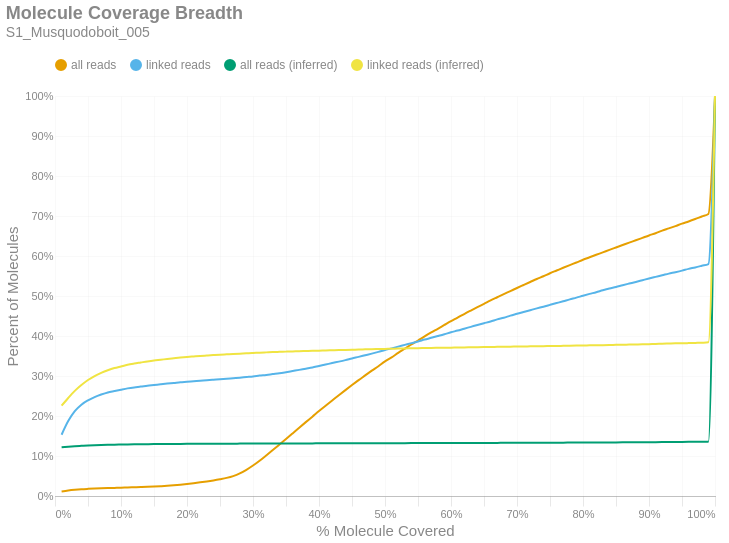

Notebook code for this chart:
### Markdown cell above
### Molecule Read Coverage
This chart shows molecule coverage breadth as computed by the number of bases aligned to that molecule. In other words, "*how much of each unique long molecule is actually sequenced/aligned?*" Keep in mind there is a distinction between sequences and alignments, since some sequences belonging to a particular molecule may not align well and wouldn't appear in the alignment data. This chart also shows molecule coverage breadth as computed by the *inferred fragment* from which the aligned sequences originate. Unlike read coverage, this calculation takes into account the total insert size, including unsequenced gaps between the forward and reverse reads. Like the previous figures, these are cumulative percents.

### Code cell
if SKIPLR:
    print_html(f"Skipped")
else:
    binned_df = consolidated_hist(valids['coverage_bp'], mask, 0.01, True)
    binned_df_inf = consolidated_hist(valids['coverage_inserts'], mask, 0.01, True)
    binned_df = binned_df.with_columns(pl.lit(binned_df_inf['all reads (cumsum)']).alias('all reads (inferred)'))
    binned_df = binned_df.with_columns(pl.lit(binned_df_inf['linked reads (cumsum)']).alias('linked reads (inferred)'))
    binned_df = binned_df.with_columns(
        (pl.col('bin').cast(pl.Float64) + 0.01).alias('right_edge')
    )

    with SafeRender(binned_df):
        (
            density_plot(binned_df, 'Molecule Coverage Breadth', samplename, 'molcov', ['all reads (inferred)','linked reads (inferred)'])
            .encode(
                #x=alt.X('bin:Q', title="% Molecule Covered").axis(format = '%').scale(padding=0),
                x=alt.X('right_edge:Q', title="% Molecule Covered").axis(format='%').scale(padding=0),
                y=alt.Y('value:Q', title='Percent of Molecules')
                    .axis(format='%')
                    .stack(False)
                    .scale(domainMin=0, padding=0),
                color=alt.Color("key:N").scale(domain = ["all reads", "linked reads", "all reads (inferred)", "linked reads (inferred)"]),
                tooltip = [
                    alt.Tooltip("key:N", title = "Data Type"),
                    alt.Tooltip("range_label:N", title="% Molecule Covered"),
                    alt.Tooltip("value:Q", format = ".2%", title="% Molecules")
                ]
            )
        ).display()

### Figure 1 — Vega-Lite specification as saved in the notebook (floating-point values rounded to 4 significant figures)
{"width": "container", "height": 400, "config": {"title": {"anchor": "start", "dy": -15, "fontSize": 18, "color": "#888888", "subtitleColor": "#888888", "subtitleFontSize": 14}, "arc": {"fill": "#0072B2"}, "axis": {"domainColor": "#888888", "domainWidth": 0.5, "gridWidth": 0.2, "grid": false, "titleFontWeight": 400, "titleFontSize": 15, "labelFontSize": 11, "labelColor": "#888888", "tickColor": "#888888", "tickWidth": 0.2, "titleColor": "#888888"}, "axisBand": {"grid": false}, "axisX": {"grid": true, "tickSize": 10, "domainCap": "round"}, "axisY": {"domain": false, "grid": true, "tickSize": 0, "domainCap": "round"}, "background": "transparent", "header": {"labelFontSize": 15, "labelColor": "#888888", "titleFontSize": 15, "titleFontWeight": 600, "titleColor": "#888888"}, "legend": {"labelFont": "sans-serif", "labelFontSize": 12, "labelColor": "#888888", "symbolSize": 100, "symbolType": "circle", "titleFontSize": 12, "titlePadding": 10, "titleColor": "#888888", "title": null, "orient": "top"}, "range": {"category": ["#E69F00", "#56B4E9", "#009E73", "#F0E442", "#0072B2", "#D55E00", "#CC79A7", "#000000"], "diverging": ["#cfe8f3", "#a2d4ec", "#73bfe2", "#46abdb", "#1696d2", "#12719e"]}, "area": {"fill": "#0072B2", "fillOpacity": 0.7, "line": true, "strokeOpacity": 0.7}, "line": {"color": "#0072B2", "stroke": "#0072B2", "strokeWidth": 2}, "trail": {"color": "#0072B2", "stroke": "#0072B2", "strokeWidth": 0, "size": 1}, "point": {"filled": true, "fillOpacity": 1.0, "size": 95}, "text": {"color": "#888888", "fontSize": 11, "align": "right", "fontWeight": 400, "size": 11}, "bar": {"fill": "#0072B2", "stroke": null}, "view": {"stroke": null, "continuousWidth": 660, "continuousHeight": 400}}, "data": {"name": "data-b8821f07ab6a27062ccd7ed0d0ba1035"}, "mark": {"type": "line", "interpolate": "monotone", "point": {"opacity": 0, "size": 275}}, "encoding": {"color": {"field": "key", "scale": {"domain": ["all reads", "linked reads", "all reads (inferred)", "linked reads (inferred)"]}, "type": "nominal"}, "tooltip": [{"field": "key", "title": "Data Type", "type": "nominal"}, {"field": "range_label", "title": "% Molecule Covered", "type": "nominal"}, {"field": "value", "format": ".2%", "title": "% Molecules", "type": "quantitative"}], "x": {"axis": {"format": "%"}, "field": "right_edge", "scale": {"padding": 0}, "title": "% Molecule Covered", "type": "quantitative"}, "y": {"axis": {"format": "%"}, "field": "value", "scale": {"domainMin": 0, "padding": 0}, "stack": false, "title": "Percent of Molecules", "type": "quantitative"}}, "params": [{"name": "param_c36ac31b6afebe62", "select": {"type": "point", "fields": ["key"]}, "bind": "legend"}], "title": {"text": "Molecule Coverage Breadth", "subtitle": "S1_Musquodoboit_005"}, "transform": [{"fold": ["all reads (cumsum)", "linked reads (cumsum)", "all reads (inferred)", "linked reads (inferred)"]}, {"calculate": "replace(datum.key, ' (cumsum)', '')", "as": "key"}, {"filter": {"param": "param_c36ac31b6afebe62"}}], "usermeta": {"embedOptions": {"downloadFileName": "S1_Musquodoboit_005.molcov"}}, "$schema": "https://vega.github.io/schema/vega-lite/v6.1.0.json", "datasets": {"data-b8821f07ab6a27062ccd7ed0d0ba1035": [{"bin": "0.0", "interval": "0.0-0.01", "all reads": 0.01125, "linked reads": 0.1531, "all reads (cumsum)": 0.01125, "linked reads (cumsum)": 0.1531, "range_label": "0.0-0.01", "all reads (inferred)": 0.1219, "linked reads (inferred)": 0.2258, "right_edge": 0.01}, {"bin": "0.01", "interval": "0.01-0.02", "all reads": 0.002463, "linked reads": 0.03411, "all reads (cumsum)": 0.01371, "linked reads (cumsum)": 0.1872, "range_label": "0.01-0.02", "all reads (inferred)": 0.1232, "linked reads (inferred)": 0.2451, "right_edge": 0.02}, {"bin": "0.02", "interval": "0.02-0.03", "all reads": 0.001828, "linked reads": 0.02485, "all reads (cumsum)": 0.01554, "linked reads (cumsum)": 0.2121, "range_label": "0.02-0.03", "all reads (inferred)": 0.1244, "linked reads (inferred)": 0.2628, "right_edge": 0.03}, {"bin": "0.03", "interval": "0.03-0.04", "all reads": 0.00136, "linked reads": 0.01621, "all reads (cumsum)": 0.0169, "linked reads (cumsum)": 0.2283, "range_label": "0.03-0.04", "all reads (inferred)": 0.1254, "linked reads (inferred)": 0.2773, "right_edge": 0.04}, {"bin": "0.04", "interval": "0.04-0.05", "all reads": 0.0009325, "linked reads": 0.01078, "all reads (cumsum)": 0.01783, "linked reads (cumsum)": 0.2391, "range_label": "0.04-0.05", "all reads (inferred)": 0.1264, "linked reads (inferred)": 0.29, "right_edge": 0.05}, {"bin": "0.05", "interval": "0.05-0.06", "all reads": 0.0007597, "linked reads": 0.008182, "all reads (cumsum)": 0.01859, "linked reads (cumsum)": 0.2472, "range_label": "0.05-0.06", "all reads (inferred)": 0.1271, "linked reads (inferred)": 0.3, "right_edge": 0.06}, {"bin": "0.06", "interval": "0.06-0.07", "all reads": 0.0006311, "linked reads": 0.006373, "all reads (cumsum)": 0.01922, "linked reads (cumsum)": 0.2536, "range_label": "0.06-0.07", "all reads (inferred)": 0.1276, "linked reads (inferred)": 0.3078, "right_edge": 0.07}, {"bin": "0.07", "interval": "0.07-0.08", "all reads": 0.0005788, "linked reads": 0.005287, "all reads (cumsum)": 0.0198, "linked reads (cumsum)": 0.2589, "range_label": "0.07-0.08", "all reads (inferred)": 0.128, "linked reads (inferred)": 0.3144, "right_edge": 0.08}, {"bin": "0.08", "interval": "0.08-0.09", "all reads": 0.0004864, "linked reads": 0.00354, "all reads (cumsum)": 0.02029, "linked reads (cumsum)": 0.2624, "range_label": "0.08-0.09", "all reads (inferred)": 0.1284, "linked reads (inferred)": 0.3198, "right_edge": 0.09}, {"bin": "0.09", "interval": "0.09-0.1", "all reads": 0.0004823, "linked reads": 0.00343, "all reads (cumsum)": 0.02077, "linked reads (cumsum)": 0.2659, "range_label": "0.09-0.1", "all reads (inferred)": 0.1287, "linked reads (inferred)": 0.3239, "right_edge": 0.1}, {"bin": "0.1", "interval": "0.1-0.11", "all reads": 0.0005366, "linked reads": 0.003194, "all reads (cumsum)": 0.02131, "linked reads (cumsum)": 0.2691, "range_label": "0.1-0.11", "all reads (inferred)": 0.129, "linked reads (inferred)": 0.3279, "right_edge": 0.11}, {"bin": "0.11", "interval": "0.11-0.12", "all reads": 0.0005085, "linked reads": 0.00247, "all reads (cumsum)": 0.02182, "linked reads (cumsum)": 0.2715, "range_label": "0.11-0.12", "all reads (inferred)": 0.1292, "linked reads (inferred)": 0.331, "right_edge": 0.12}, {"bin": "0.12", "interval": "0.12-0.13", "all reads": 0.0005145, "linked reads": 0.001935, "all reads (cumsum)": 0.02233, "linked reads (cumsum)": 0.2735, "range_label": "0.12-0.13", "all reads (inferred)": 0.1294, "linked reads (inferred)": 0.3338, "right_edge": 0.13}, {"bin": "0.13", "interval": "0.13-0.14", "all reads": 0.0005607, "linked reads": 0.002203, "all reads (cumsum)": 0.02289, "linked reads (cumsum)": 0.2757, "range_label": "0.13-0.14", "all reads (inferred)": 0.1296, "linked reads (inferred)": 0.3365, "right_edge": 0.14}, {"bin": "0.14", "interval": "0.14-0.15", "all reads": 0.0006853, "linked reads": 0.001747, "all reads (cumsum)": 0.02358, "linked reads (cumsum)": 0.2774, "range_label": "0.14-0.15", "all reads (inferred)": 0.1297, "linked reads (inferred)": 0.3389, "right_edge": 0.15}, {"bin": "0.15", "interval": "0.15-0.16", "all reads": 0.0009004, "linked reads": 0.001809, "all reads (cumsum)": 0.02448, "linked reads (cumsum)": 0.2792, "range_label": "0.15-0.16", "all reads (inferred)": 0.1298, "linked reads (inferred)": 0.3407, "right_edge": 0.16}, {"bin": "0.16", "interval": "0.16-0.17", "all reads": 0.001012, "linked reads": 0.001731, "all reads (cumsum)": 0.02549, "linked reads (cumsum)": 0.281, "range_label": "0.16-0.17", "all reads (inferred)": 0.13, "linked reads (inferred)": 0.3425, "right_edge": 0.17}, {"bin": "0.17", "interval": "0.17-0.18", "all reads": 0.001304, "linked reads": 0.001558, "all reads (cumsum)": 0.02679, "linked reads (cumsum)": 0.2825, "range_label": "0.17-0.18", "all reads (inferred)": 0.1301, "linked reads (inferred)": 0.3443, "right_edge": 0.18}, {"bin": "0.18", "interval": "0.18-0.19", "all reads": 0.001564, "linked reads": 0.001668, "all reads (cumsum)": 0.02836, "linked reads (cumsum)": 0.2842, "range_label": "0.18-0.19", "all reads (inferred)": 0.1302, "linked reads (inferred)": 0.346, "right_edge": 0.19}, {"bin": "0.19", "interval": "0.19-0.2", "all reads": 0.001702, "linked reads": 0.001196, "all reads (cumsum)": 0.03006, "linked reads (cumsum)": 0.2854, "range_label": "0.19-0.2", "all reads (inferred)": 0.1303, "linked reads (inferred)": 0.3475, "right_edge": 0.2}, {"bin": "0.2", "interval": "0.2-0.21", "all reads": 0.001874, "linked reads": 0.001322, "all reads (cumsum)": 0.03193, "linked reads (cumsum)": 0.2867, "range_label": "0.2-0.21", "all reads (inferred)": 0.1304, "linked reads (inferred)": 0.3489, "right_edge": 0.21}, {"bin": "0.21", "interval": "0.21-0.22", "all reads": 0.002155, "linked reads": 0.001275, "all reads (cumsum)": 0.03409, "linked reads (cumsum)": 0.288, "range_label": "0.21-0.22", "all reads (inferred)": 0.1305, "linked reads (inferred)": 0.3502, "right_edge": 0.22}, {"bin": "0.22", "interval": "0.22-0.23", "all reads": 0.002314, "linked reads": 0.001369, "all reads (cumsum)": 0.0364, "linked reads (cumsum)": 0.2893, "range_label": "0.22-0.23", "all reads (inferred)": 0.1306, "linked reads (inferred)": 0.3512, "right_edge": 0.23}, {"bin": "0.23", "interval": "0.23-0.24", "all reads": 0.002615, "linked reads": 0.00118, "all reads (cumsum)": 0.03902, "linked reads (cumsum)": 0.2905, "range_label": "0.23-0.24", "all reads (inferred)": 0.1307, "linked reads (inferred)": 0.3523, "right_edge": 0.24}, {"bin": "0.24", "interval": "0.24-0.25", "all reads": 0.002944, "linked reads": 0.001117, "all reads (cumsum)": 0.04196, "linked reads (cumsum)": 0.2916, "range_label": "0.24-0.25", "all reads (inferred)": 0.1307, "linked reads (inferred)": 0.3533, "right_edge": 0.25}, {"bin": "0.25", "interval": "0.25-0.26", "all reads": 0.003301, "linked reads": 0.00129, "all reads (cumsum)": 0.04526, "linked reads (cumsum)": 0.2929, "range_label": "0.25-0.26", "all reads (inferred)": 0.1308, "linked reads (inferred)": 0.3541, "right_edge": 0.26}, {"bin": "0.26", "interval": "0.26-0.27", "all reads": 0.004528, "linked reads": 0.001448, "all reads (cumsum)": 0.04979, "linked reads (cumsum)": 0.2944, "range_label": "0.26-0.27", "all reads (inferred)": 0.1309, "linked reads (inferred)": 0.3549, "right_edge": 0.27}, {"bin": "0.27", "interval": "0.27-0.28", "all reads": 0.00665, "linked reads": 0.001385, "all reads (cumsum)": 0.05644, "linked reads (cumsum)": 0.2958, "range_label": "0.27-0.28", "all reads (inferred)": 0.1309, "linked reads (inferred)": 0.3558, "right_edge": 0.28}, {"bin": "0.28", "interval": "0.28-0.29", "all reads": 0.009003, "linked reads": 0.001589, "all reads (cumsum)": 0.06544, "linked reads (cumsum)": 0.2974, "range_label": "0.28-0.29", "all reads (inferred)": 0.131, "linked reads (inferred)": 0.3569, "right_edge": 0.29}, {"bin": "0.29", "interval": "0.29-0.3", "all reads": 0.01075, "linked reads": 0.001511, "all reads (cumsum)": 0.07619, "linked reads (cumsum)": 0.2989, "range_label": "0.29-0.3", "all reads (inferred)": 0.1311, "linked reads (inferred)": 0.3577, "right_edge": 0.3}, {"bin": "0.3", "interval": "0.3-0.31", "all reads": 0.01202, "linked reads": 0.002093, "all reads (cumsum)": 0.08822, "linked reads (cumsum)": 0.301, "range_label": "0.3-0.31", "all reads (inferred)": 0.1311, "linked reads (inferred)": 0.3583, "right_edge": 0.31}, {"bin": "0.31", "interval": "0.31-0.32", "all reads": 0.01308, "linked reads": 0.001747, "all reads (cumsum)": 0.1013, "linked reads (cumsum)": 0.3027, "range_label": "0.31-0.32", "all reads (inferred)": 0.1312, "linked reads (inferred)": 0.3591, "right_edge": 0.32}, {"bin": "0.32", "interval": "0.32-0.33", "all reads": 0.01348, "linked reads": 0.002046, "all reads (cumsum)": 0.1148, "linked reads (cumsum)": 0.3047, "range_label": "0.32-0.33", "all reads (inferred)": 0.1313, "linked reads (inferred)": 0.3599, "right_edge": 0.33}, {"bin": "0.33", "interval": "0.33-0.34", "all reads": 0.01374, "linked reads": 0.001983, "all reads (cumsum)": 0.1285, "linked reads (cumsum)": 0.3067, "range_label": "0.33-0.34", "all reads (inferred)": 0.1313, "linked reads (inferred)": 0.3604, "right_edge": 0.34}, {"bin": "0.34", "interval": "0.34-0.35", "all reads": 0.01386, "linked reads": 0.002722, "all reads (cumsum)": 0.1424, "linked reads (cumsum)": 0.3095, "range_label": "0.34-0.35", "all reads (inferred)": 0.1314, "linked reads (inferred)": 0.3609, "right_edge": 0.35}, {"bin": "0.35", "interval": "0.35-0.36", "all reads": 0.01412, "linked reads": 0.002942, "all reads (cumsum)": 0.1565, "linked reads (cumsum)": 0.3124, "range_label": "0.35-0.36", "all reads (inferred)": 0.1314, "linked reads (inferred)": 0.3615, "right_edge": 0.36}, {"bin": "0.36", "interval": "0.36-0.37", "all reads": 0.01423, "linked reads": 0.002927, "all reads (cumsum)": 0.1707, "linked reads (cumsum)": 0.3153, "range_label": "0.36-0.37", "all reads (inferred)": 0.1315, "linked reads (inferred)": 0.3621, "right_edge": 0.37}, {"bin": "0.37", "interval": "0.37-0.38", "all reads": 0.01393, "linked reads": 0.003005, "all reads (cumsum)": 0.1847, "linked reads (cumsum)": 0.3183, "range_label": "0.37-0.38", "all reads (inferred)": 0.1315, "linked reads (inferred)": 0.3626, "right_edge": 0.38}, {"bin": "0.38", "interval": "0.38-0.39", "all reads": 0.01369, "linked reads": 0.002942, "all reads (cumsum)": 0.1984, "linked reads (cumsum)": 0.3213, "range_label": "0.38-0.39", "all reads (inferred)": 0.1315, "linked reads (inferred)": 0.3631, "right_edge": 0.39}, {"bin": "0.39", "interval": "0.39-0.4", "all reads": 0.01395, "linked reads": 0.003745, "all reads (cumsum)": 0.2123, "linked reads (cumsum)": 0.325, "range_label": "0.39-0.4", "all reads (inferred)": 0.1316, "linked reads (inferred)": 0.3634, "right_edge": 0.4}, {"bin": "0.4", "interval": "0.4-0.41", "all reads": 0.01321, "linked reads": 0.003619, "all reads (cumsum)": 0.2255, "linked reads (cumsum)": 0.3286, "range_label": "0.4-0.41", "all reads (inferred)": 0.1316, "linked reads (inferred)": 0.364, "right_edge": 0.41}, {"bin": "0.41", "interval": "0.41-0.42", "all reads": 0.0132, "linked reads": 0.003792, "all reads (cumsum)": 0.2387, "linked reads (cumsum)": 0.3324, "range_label": "0.41-0.42", "all reads (inferred)": 0.1317, "linked reads (inferred)": 0.3644, "right_edge": 0.42}, {"bin": "0.42", "interval": "0.42-0.43", "all reads": 0.01319, "linked reads": 0.003477, "all reads (cumsum)": 0.2519, "linked reads (cumsum)": 0.3359, "range_label": "0.42-0.43", "all reads (inferred)": 0.1317, "linked reads (inferred)": 0.3648, "right_edge": 0.43}, {"bin": "0.43", "interval": "0.43-0.44", "all reads": 0.01282, "linked reads": 0.003776, "all reads (cumsum)": 0.2647, "linked reads (cumsum)": 0.3397, "range_label": "0.43-0.44", "all reads (inferred)": 0.1318, "linked reads (inferred)": 0.3652, "right_edge": 0.44}, {"bin": "0.44", "interval": "0.44-0.45", "all reads": 0.0126, "linked reads": 0.004296, "all reads (cumsum)": 0.2773, "linked reads (cumsum)": 0.344, "range_label": "0.44-0.45", "all reads (inferred)": 0.1318, "linked reads (inferred)": 0.3656, "right_edge": 0.45}, {"bin": "0.45", "interval": "0.45-0.46", "all reads": 0.01232, "linked reads": 0.003886, "all reads (cumsum)": 0.2896, "linked reads (cumsum)": 0.3479, "range_label": "0.45-0.46", "all reads (inferred)": 0.1319, "linked reads (inferred)": 0.3662, "right_edge": 0.46}, {"bin": "0.46", "interval": "0.46-0.47", "all reads": 0.01177, "linked reads": 0.004075, "all reads (cumsum)": 0.3014, "linked reads (cumsum)": 0.3519, "range_label": "0.46-0.47", "all reads (inferred)": 0.1319, "linked reads (inferred)": 0.3666, "right_edge": 0.47}, {"bin": "0.47", "interval": "0.47-0.48", "all reads": 0.01186, "linked reads": 0.00406, "all reads (cumsum)": 0.3133, "linked reads (cumsum)": 0.356, "range_label": "0.47-0.48", "all reads (inferred)": 0.1319, "linked reads (inferred)": 0.3671, "right_edge": 0.48}, {"bin": "0.48", "interval": "0.48-0.49", "all reads": 0.01109, "linked reads": 0.004296, "all reads (cumsum)": 0.3244, "linked reads (cumsum)": 0.3603, "range_label": "0.48-0.49", "all reads (inferred)": 0.132, "linked reads (inferred)": 0.3674, "right_edge": 0.49}, {"bin": "0.49", "interval": "0.49-0.5", "all reads": 0.01222, "linked reads": 0.004595, "all reads (cumsum)": 0.3366, "linked reads (cumsum)": 0.3649, "range_label": "0.49-0.5", "all reads (inferred)": 0.132, "linked reads (inferred)": 0.3678, "right_edge": 0.5}, {"bin": "0.5", "interval": "0.5-0.51", "all reads": 0.01006, "linked reads": 0.00417, "all reads (cumsum)": 0.3466, "linked reads (cumsum)": 0.3691, "range_label": "0.5-0.51", "all reads (inferred)": 0.1321, "linked reads (inferred)": 0.3682, "right_edge": 0.51}, {"bin": "0.51", "interval": "0.51-0.52", "all reads": 0.01117, "linked reads": 0.004453, "all reads (cumsum)": 0.3578, "linked reads (cumsum)": 0.3735, "range_label": "0.51-0.52", "all reads (inferred)": 0.1321, "linked reads (inferred)": 0.3685, "right_edge": 0.52}, {"bin": "0.52", "interval": "0.52-0.53", "all reads": 0.01043, "linked reads": 0.004343, "all reads (cumsum)": 0.3682, "linked reads (cumsum)": 0.3779, "range_label": "0.52-0.53", "all reads (inferred)": 0.1321, "linked reads (inferred)": 0.3689, "right_edge": 0.53}, {"bin": "0.53", "interval": "0.53-0.54", "all reads": 0.01048, "linked reads": 0.004358, "all reads (cumsum)": 0.3787, "linked reads (cumsum)": 0.3822, "range_label": "0.53-0.54", "all reads (inferred)": 0.1322, "linked reads (inferred)": 0.3692, "right_edge": 0.54}, {"bin": "0.54", "interval": "0.54-0.55", "all reads": 0.01, "linked reads": 0.00417, "all reads (cumsum)": 0.3887, "linked reads (cumsum)": 0.3864, "range_label": "0.54-0.55", "all reads (inferred)": 0.1322, "linked reads (inferred)": 0.3696, "right_edge": 0.55}, {"bin": "0.55", "interval": "0.55-0.56", "all reads": 0.01032, "linked reads": 0.004689, "all reads (cumsum)": 0.399, "linked reads (cumsum)": 0.3911, "range_label": "0.55-0.56", "all reads (inferred)": 0.1323, "linked reads (inferred)": 0.3699, "right_edge": 0.56}, {"bin": "0.56", "interval": "0.56-0.57", "all reads": 0.009742, "linked reads": 0.004358, "all reads (cumsum)": 0.4088, "linked reads (cumsum)": 0.3954, "range_label": "0.56-0.57", "all reads (inferred)": 0.1323, "linked reads (inferred)": 0.3703, "right_edge": 0.57}, {"bin": "0.57", "interval": "0.57-0.58", "all reads": 0.009291, "linked reads": 0.004374, "all reads (cumsum)": 0.4181, "linked reads (cumsum)": 0.3998, "range_label": "0.57-0.58", "all reads (inferred)": 0.1324, "linked reads (inferred)": 0.3705, "right_edge": 0.58}, {"bin": "0.58", "interval": "0.58-0.59", "all reads": 0.009503, "linked reads": 0.004547, "all reads (cumsum)": 0.4276, "linked reads (cumsum)": 0.4043, "range_label": "0.58-0.59", "all reads (inferred)": 0.1324, "linked reads (inferred)": 0.3708, "right_edge": 0.59}, {"bin": "0.59", "interval": "0.59-0.6", "all reads": 0.009426, "linked reads": 0.005035, "all reads (cumsum)": 0.437, "linked reads (cumsum)": 0.4094, "range_label": "0.59-0.6", "all reads (inferred)": 0.1325, "linked reads (inferred)": 0.3709, "right_edge": 0.6}, {"bin": "0.6", "interval": "0.6-0.61", "all reads": 0.008848, "linked reads": 0.004154, "all reads (cumsum)": 0.4459, "linked reads (cumsum)": 0.4135, "range_label": "0.6-0.61", "all reads (inferred)": 0.1325, "linked reads (inferred)": 0.3712, "right_edge": 0.61}, {"bin": "0.61", "interval": "0.61-0.62", "all reads": 0.009124, "linked reads": 0.004752, "all reads (cumsum)": 0.455, "linked reads (cumsum)": 0.4183, "range_label": "0.61-0.62", "all reads (inferred)": 0.1325, "linked reads (inferred)": 0.3714, "right_edge": 0.62}, {"bin": "0.62", "interval": "0.62-0.63", "all reads": 0.008641, "linked reads": 0.004595, "all reads (cumsum)": 0.4636, "linked reads (cumsum)": 0.4229, "range_label": "0.62-0.63", "all reads (inferred)": 0.1326, "linked reads (inferred)": 0.3717, "right_edge": 0.63}, {"bin": "0.63", "interval": "0.63-0.64", "all reads": 0.008451, "linked reads": 0.004673, "all reads (cumsum)": 0.4721, "linked reads (cumsum)": 0.4276, "range_label": "0.63-0.64", "all reads (inferred)": 0.1326, "linked reads (inferred)": 0.372, "right_edge": 0.64}, {"bin": "0.64", "interval": "0.64-0.65", "all reads": 0.008309, "linked reads": 0.004406, "all reads (cumsum)": 0.4804, "linked reads (cumsum)": 0.432, "range_label": "0.64-0.65", "all reads (inferred)": 0.1327, "linked reads (inferred)": 0.3723, "right_edge": 0.65}, {"bin": "0.65", "interval": "0.65-0.66", "all reads": 0.008497, "linked reads": 0.004374, "all reads (cumsum)": 0.4889, "linked reads (cumsum)": 0.4363, "range_label": "0.65-0.66", "all reads (inferred)": 0.1327, "linked reads (inferred)": 0.3725, "right_edge": 0.66}, {"bin": "0.66", "interval": "0.66-0.67", "all reads": 0.007935, "linked reads": 0.005255, "all reads (cumsum)": 0.4968, "linked reads (cumsum)": 0.4416, "range_label": "0.66-0.67", "all reads (inferred)": 0.1328, "linked reads (inferred)": 0.3729, "right_edge": 0.67}, {"bin": "0.67", "interval": "0.67-0.68", "all reads": 0.007867, "linked reads": 0.004233, "all reads (cumsum)": 0.5047, "linked reads (cumsum)": 0.4458, "range_label": "0.67-0.68", "all reads (inferred)": 0.1328, "linked reads (inferred)": 0.3731, "right_edge": 0.68}, {"bin": "0.68", "interval": "0.68-0.69", "all reads": 0.007638, "linked reads": 0.005129, "all reads (cumsum)": 0.5123, "linked reads (cumsum)": 0.451, "range_label": "0.68-0.69", "all reads (inferred)": 0.1329, "linked reads (inferred)": 0.3734, "right_edge": 0.69}, {"bin": "0.69", "interval": "0.69-0.7", "all reads": 0.00776, "linked reads": 0.004532, "all reads (cumsum)": 0.5201, "linked reads (cumsum)": 0.4555, "range_label": "0.69-0.7", "all reads (inferred)": 0.133, "linked reads (inferred)": 0.3736, "right_edge": 0.7}, {"bin": "0.7", "interval": "0.7-0.71", "all reads": 0.007475, "linked reads": 0.00461, "all reads (cumsum)": 0.5275, "linked reads (cumsum)": 0.4601, "range_label": "0.7-0.71", "all reads (inferred)": 0.133, "linked reads (inferred)": 0.3738, "right_edge": 0.71}, {"bin": "0.71", "interval": "0.71-0.72", "all reads": 0.007467, "linked reads": 0.004484, "all reads (cumsum)": 0.535, "linked reads (cumsum)": 0.4646, "range_label": "0.71-0.72", "all reads (inferred)": 0.1331, "linked reads (inferred)": 0.3741, "right_edge": 0.72}, {"bin": "0.72", "interval": "0.72-0.73", "all reads": 0.007451, "linked reads": 0.004469, "all reads (cumsum)": 0.5425, "linked reads (cumsum)": 0.469, "range_label": "0.72-0.73", "all reads (inferred)": 0.1331, "linked reads (inferred)": 0.3744, "right_edge": 0.73}, {"bin": "0.73", "interval": "0.73-0.74", "all reads": 0.006959, "linked reads": 0.004233, "all reads (cumsum)": 0.5494, "linked reads (cumsum)": 0.4733, "range_label": "0.73-0.74", "all reads (inferred)": 0.1332, "linked reads (inferred)": 0.3747, "right_edge": 0.74}, {"bin": "0.74", "interval": "0.74-0.75", "all reads": 0.00745, "linked reads": 0.0045, "all reads (cumsum)": 0.5569, "linked reads (cumsum)": 0.4778, "range_label": "0.74-0.75", "all reads (inferred)": 0.1332, "linked reads (inferred)": 0.3749, "right_edge": 0.75}, {"bin": "0.75", "interval": "0.75-0.76", "all reads": 0.006825, "linked reads": 0.004516, "all reads (cumsum)": 0.5637, "linked reads (cumsum)": 0.4823, "range_label": "0.75-0.76", "all reads (inferred)": 0.1333, "linked reads (inferred)": 0.3751, "right_edge": 0.76}, {"bin": "0.76", "interval": "0.76-0.77", "all reads": 0.006831, "linked reads": 0.004547, "all reads (cumsum)": 0.5705, "linked reads (cumsum)": 0.4868, "range_label": "0.76-0.77", "all reads (inferred)": 0.1334, "linked reads (inferred)": 0.3754, "right_edge": 0.77}, {"bin": "0.77", "interval": "0.77-0.78", "all reads": 0.00672, "linked reads": 0.00472, "all reads (cumsum)": 0.5773, "linked reads (cumsum)": 0.4916, "range_label": "0.77-0.78", "all reads (inferred)": 0.1335, "linked reads (inferred)": 0.3758, "right_edge": 0.78}, {"bin": "0.78", "interval": "0.78-0.79", "all reads": 0.006565, "linked reads": 0.004358, "all reads (cumsum)": 0.5838, "linked reads (cumsum)": 0.4959, "range_label": "0.78-0.79", "all reads (inferred)": 0.1335, "linked reads (inferred)": 0.376, "right_edge": 0.79}, {"bin": "0.79", "interval": "0.79-0.8", "all reads": 0.006827, "linked reads": 0.004768, "all reads (cumsum)": 0.5906, "linked reads (cumsum)": 0.5007, "range_label": "0.79-0.8", "all reads (inferred)": 0.1336, "linked reads (inferred)": 0.3763, "right_edge": 0.8}, {"bin": "0.8", "interval": "0.8-0.81", "all reads": 0.006108, "linked reads": 0.004532, "all reads (cumsum)": 0.5968, "linked reads (cumsum)": 0.5052, "range_label": "0.8-0.81", "all reads (inferred)": 0.1337, "linked reads (inferred)": 0.3766, "right_edge": 0.81}, {"bin": "0.81", "interval": "0.81-0.82", "all reads": 0.00624, "linked reads": 0.004311, "all reads (cumsum)": 0.603, "linked reads (cumsum)": 0.5095, "range_label": "0.81-0.82", "all reads (inferred)": 0.1338, "linked reads (inferred)": 0.3769, "right_edge": 0.82}, {"bin": "0.82", "interval": "0.82-0.83", "all reads": 0.006124, "linked reads": 0.004673, "all reads (cumsum)": 0.6091, "linked reads (cumsum)": 0.5142, "range_label": "0.82-0.83", "all reads (inferred)": 0.1338, "linked reads (inferred)": 0.3771, "right_edge": 0.83}, {"bin": "0.83", "interval": "0.83-0.84", "all reads": 0.006245, "linked reads": 0.004374, "all reads (cumsum)": 0.6154, "linked reads (cumsum)": 0.5186, "range_label": "0.83-0.84", "all reads (inferred)": 0.1339, "linked reads (inferred)": 0.3775, "right_edge": 0.84}, {"bin": "0.84", "interval": "0.84-0.85", "all reads": 0.006033, "linked reads": 0.003949, "all reads (cumsum)": 0.6214, "linked reads (cumsum)": 0.5225, "range_label": "0.84-0.85", "all reads (inferred)": 0.134, "linked reads (inferred)": 0.3779, "right_edge": 0.85}, {"bin": "0.85", "interval": "0.85-0.86", "all reads": 0.006004, "linked reads": 0.004374, "all reads (cumsum)": 0.6274, "linked reads (cumsum)": 0.5269, "range_label": "0.85-0.86", "all reads (inferred)": 0.1341, "linked reads (inferred)": 0.3783, "right_edge": 0.86}, {"bin": "0.86", "interval": "0.86-0.87", "all reads": 0.006119, "linked reads": 0.004154, "all reads (cumsum)": 0.6335, "linked reads (cumsum)": 0.5311, "range_label": "0.86-0.87", "all reads (inferred)": 0.1342, "linked reads (inferred)": 0.3785, "right_edge": 0.87}, {"bin": "0.87", "interval": "0.87-0.88", "all reads": 0.005835, "linked reads": 0.004091, "all reads (cumsum)": 0.6394, "linked reads (cumsum)": 0.5352, "range_label": "0.87-0.88", "all reads (inferred)": 0.1343, "linked reads (inferred)": 0.3788, "right_edge": 0.88}, {"bin": "0.88", "interval": "0.88-0.89", "all reads": 0.006004, "linked reads": 0.004343, "all reads (cumsum)": 0.6454, "linked reads (cumsum)": 0.5395, "range_label": "0.88-0.89", "all reads (inferred)": 0.1344, "linked reads (inferred)": 0.3792, "right_edge": 0.89}, {"bin": "0.89", "interval": "0.89-0.9", "all reads": 0.006021, "linked reads": 0.004343, "all reads (cumsum)": 0.6514, "linked reads (cumsum)": 0.5438, "range_label": "0.89-0.9", "all reads (inferred)": 0.1345, "linked reads (inferred)": 0.3797, "right_edge": 0.9}, {"bin": "0.9", "interval": "0.9-0.91", "all reads": 0.00565, "linked reads": 0.004028, "all reads (cumsum)": 0.657, "linked reads (cumsum)": 0.5479, "range_label": "0.9-0.91", "all reads (inferred)": 0.1347, "linked reads (inferred)": 0.3801, "right_edge": 0.91}, {"bin": "0.91", "interval": "0.91-0.92", "all reads": 0.006276, "linked reads": 0.003981, "all reads (cumsum)": 0.6633, "linked reads (cumsum)": 0.5518, "range_label": "0.91-0.92", "all reads (inferred)": 0.1348, "linked reads (inferred)": 0.3807, "right_edge": 0.92}, {"bin": "0.92", "interval": "0.92-0.93", "all reads": 0.005659, "linked reads": 0.004138, "all reads (cumsum)": 0.669, "linked reads (cumsum)": 0.556, "range_label": "0.92-0.93", "all reads (inferred)": 0.1349, "linked reads (inferred)": 0.3811, "right_edge": 0.93}, {"bin": "0.93", "interval": "0.93-0.94", "all reads": 0.005789, "linked reads": 0.003635, "all reads (cumsum)": 0.6748, "linked reads (cumsum)": 0.5596, "range_label": "0.93-0.94", "all reads (inferred)": 0.1351, "linked reads (inferred)": 0.3816, "right_edge": 0.94}, {"bin": "0.94", "interval": "0.94-0.95", "all reads": 0.006298, "linked reads": 0.003886, "all reads (cumsum)": 0.6811, "linked reads (cumsum)": 0.5635, "range_label": "0.94-0.95", "all reads (inferred)": 0.1352, "linked reads (inferred)": 0.3818, "right_edge": 0.95}, {"bin": "0.95", "interval": "0.95-0.96", "all reads": 0.005292, "linked reads": 0.004374, "all reads (cumsum)": 0.6863, "linked reads (cumsum)": 0.5679, "range_label": "0.95-0.96", "all reads (inferred)": 0.1353, "linked reads (inferred)": 0.3823, "right_edge": 0.96}, {"bin": "0.96", "interval": "0.96-0.97", "all reads": 0.006009, "linked reads": 0.003588, "all reads (cumsum)": 0.6924, "linked reads (cumsum)": 0.5715, "range_label": "0.96-0.97", "all reads (inferred)": 0.1355, "linked reads (inferred)": 0.3828, "right_edge": 0.97}, {"bin": "0.97", "interval": "0.97-0.98", "all reads": 0.006537, "linked reads": 0.004122, "all reads (cumsum)": 0.6989, "linked reads (cumsum)": 0.5756, "range_label": "0.97-0.98", "all reads (inferred)": 0.1357, "linked reads (inferred)": 0.3833, "right_edge": 0.98}, {"bin": "0.98", "interval": "0.98-0.99", "all reads": 0.006305, "linked reads": 0.004264, "all reads (cumsum)": 0.7052, "linked reads (cumsum)": 0.5799, "range_label": "0.98-0.99", "all reads (inferred)": 0.1359, "linked reads (inferred)": 0.3841, "right_edge": 0.99}, {"bin": "0.99", "interval": "0.99-1.0", "all reads": 0.2948, "linked reads": 0.4201, "all reads (cumsum)": 1.0, "linked reads (cumsum)": 1.0, "range_label": "0.99-1.0", "all reads (inferred)": 1.0, "linked reads (inferred)": 1.0, "right_edge": 1.0}]}}
